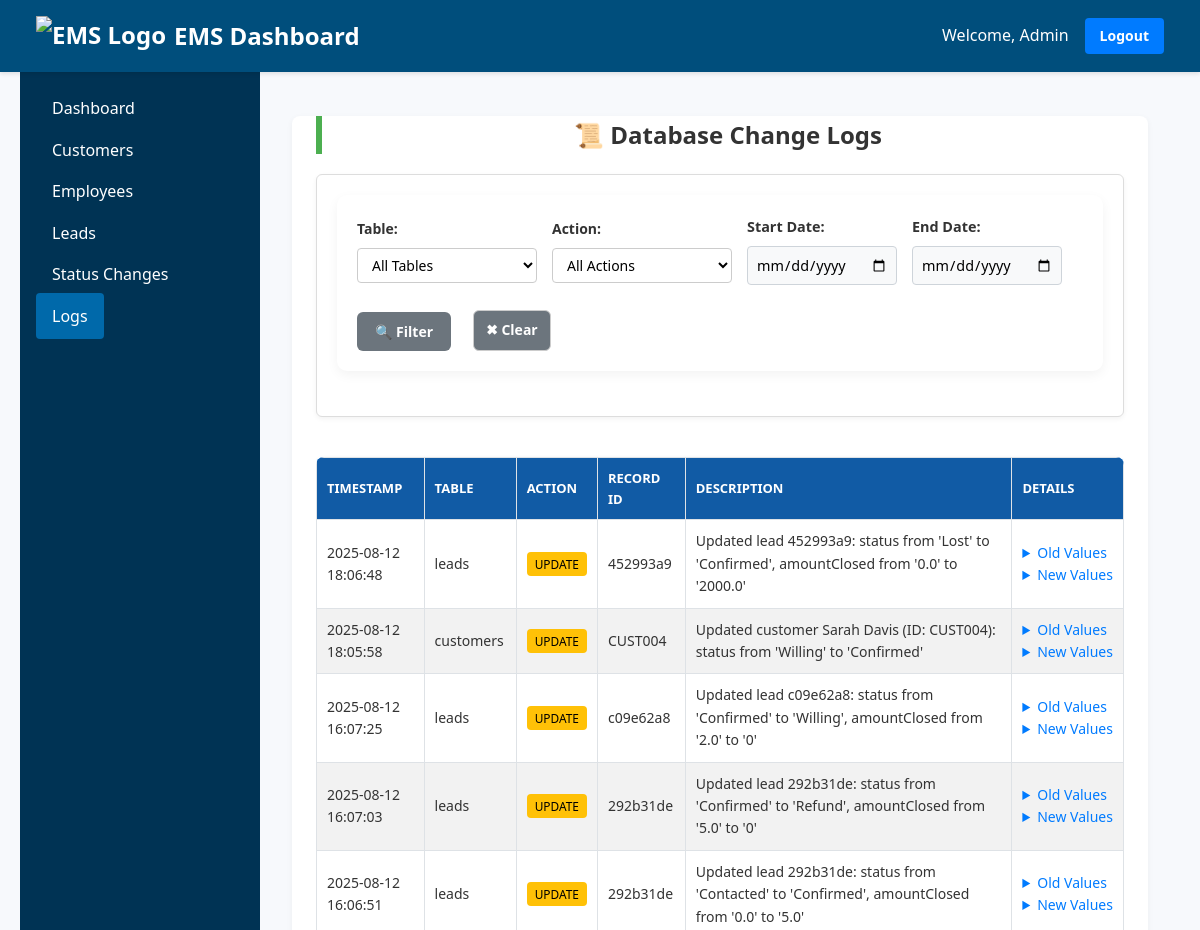
/logs (signed in, upper part), run on an earlier commit of the app's database.
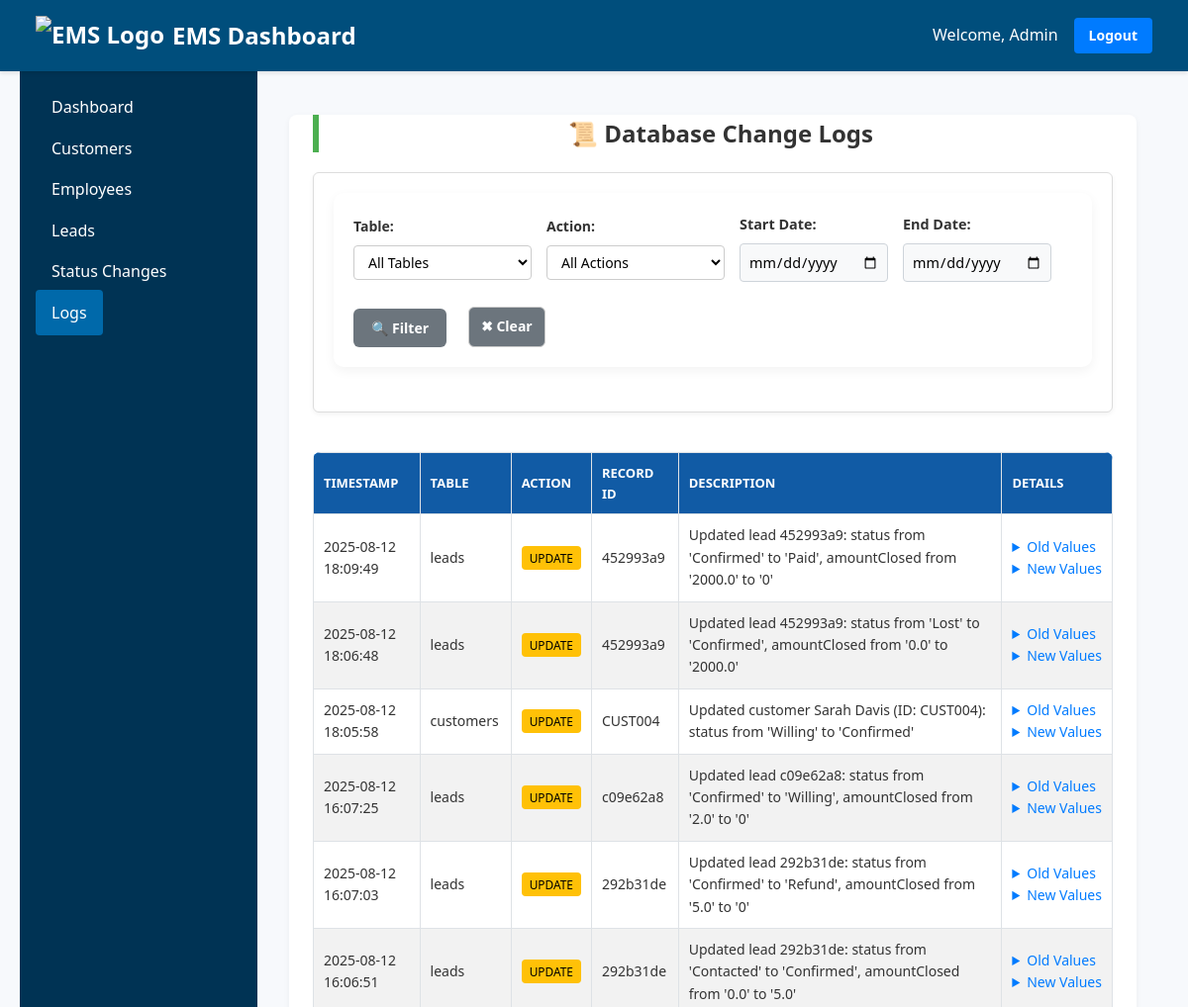
And on a later commit of the database.
### tables this page shows
CREATE TABLE logs (
    log_id TEXT PRIMARY KEY,
    table_name TEXT NOT NULL,
    action TEXT NOT NULL, -- 'INSERT', 'UPDATE', 'DELETE'
    record_id TEXT NOT NULL, -- ID of the affected record
    description TEXT NOT NULL, -- Human-readable description
    old_values TEXT, -- JSON or string of old values (for updates/deletes)
    new_values TEXT, -- JSON or string of new values (for inserts/updates)
    created_at DATETIME DEFAULT CURRENT_TIMESTAMP
, changed_by TEXT, lead_employee TEXT);

### app.py (the view)
    def wrap(*args, **kwargs):
        if 'user_id' not in session:
            flash('Please login first.', 'danger')
            return redirect(url_for('login'))
        if session.get('role') != 'admin':
            flash('Admin access required.', 'danger')
            return redirect(url_for('index'))
        return f(*args, **kwargs)

### app.py (called while the page is built)
def get_db_connection():
    conn = sqlite3.connect(DATABASE, timeout=10)
    conn.row_factory = sqlite3.Row
    conn.execute("PRAGMA journal_mode=WAL")
    return conn

def admin_required(f):
    def wrap(*args, **kwargs):
        if 'user_id' not in session:
            flash('Please login first.', 'danger')
            return redirect(url_for('login'))
        if session.get('role') != 'admin':
            flash('Admin access required.', 'danger')
            return redirect(url_for('index'))
        return f(*args, **kwargs)
    wrap.__name__ = f.__name__
    return wrap

### templates/logs.html (shortened to what this page needs)
{% extends "base.html" %}
{% block content %}
<h2 class="page-title">📜 Database Change Logs</h2>
<div class="filter-card">
    <form method="GET" class="filter-form">
        <div class="form-group">
            <label for="table_name">Table:</label>
            <select name="table_name" id="table_name">
                <option value="">All Tables</option>
            </select>
        </div>
        <div class="form-group">
            <label for="action">Action:</label>
            <select name="action" id="action">
                <option value="">All Actions</option>
            </select>
        </div>
        <div class="form-group">
            <label for="start_date">Start Date:</label>
            <input type="date" name="start_date" value="{{ filters.start_date }}">
        </div>
        <div class="form-group">
            <label for="end_date">End Date:</label>
            <input type="date" name="end_date" value="{{ filters.end_date }}">
        </div>
        <div class="form-actions">
            <button type="submit" class="btn">🔍 Filter</button>
            <a href="{{ url_for('logs') }}" class="btn secondary">✖ Clear</a>
        </div>
    </form>
</div>
<div class="table-wrapper">
    <table class="logs-table">
        <thead>
            <tr>
                <th>Timestamp</th>
                <th>Table</th>
                <th>Action</th>
                <th>Record ID</th>
                <th>Description</th>
                <th>Details</th>
            </tr>
        </thead>
        <tbody>
            {% for log in logs %}
            <tr>
                <td>{{ log.created_at }}</td>
                <td>{{ log.table_name }}</td>
                <td><span class="badge badge-{{ log.action|lower }}">{{ log.action }}</span></td>
                <td>{{ log.record_id }}</td>
                <td>{{ log.description }}</td>
                <td>
                    {% if log.old_values %}
                    <details>
                        <summary>Old Values</summary>
                    </details>
                    {% endif %}
                    {% if log.new_values %}
                    <details>
                        <summary>New Values</summary>
                    </details>
                    {% endif %}
                </td>
            </tr>
            {% endfor %}
        </tbody>
    </table>
</div>
{% endblock %}

What changed in the data, as far as the page shows it:
added logs: created_at "2025-08-12 18:09:49", table_name "leads", action "UPDATE", record_id "452993a9", description "Updated lead 452993a9: status from 'Confirmed' to 'Paid', amountClosed from '2000.0' to '0'"
